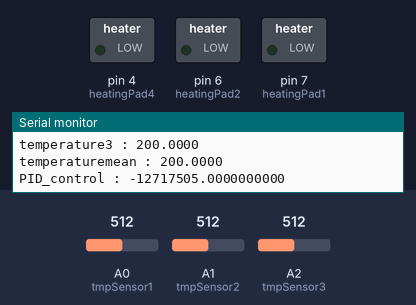
A sketch run on a simulated Arduino Uno, built with avr-gcc and run on an emulated ATmega328P. On the bench: switched loads named in the sketch (green lamp = pin HIGH), the last lines printed to the serial monitor. The test bench sets the inputs (shaded band); at power-on: A0 (tmpSensor1) = 512, A1 (tmpSensor2) = 512, A2 (tmpSensor3) = 512.

Above: at 13.5 s.
13.6 s: A0 (tmpSensor1) set to 284
26.7 s: A0 (tmpSensor1) set to 252
At 28.5 s:
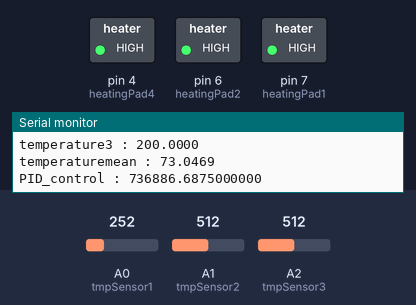
36.2 s: A0 (tmpSensor1) set to 306
At 37.1 s:
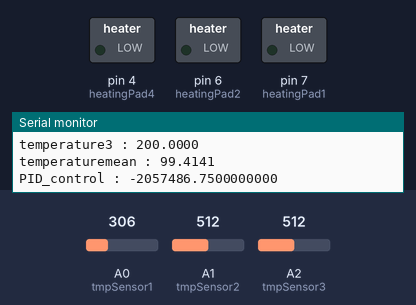
45.7 s: A0 (tmpSensor1) set to 122
At 47.6 s:
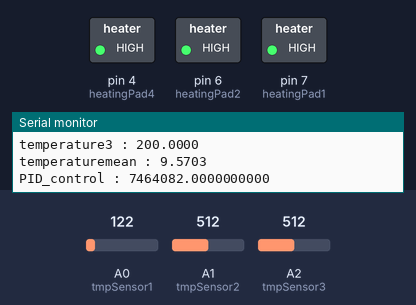
Timing chart, 0 to 49.1 s (numbered marks = the images above; inputs shaded):
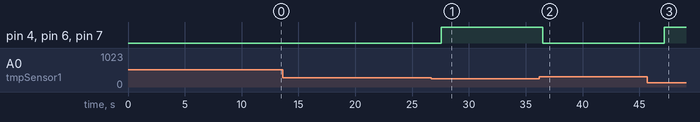

The sketch:

sketch_nov13a.ino
```cpp
// tmp36온도 센서를 A0핀으로 설정합니다.
int tmpSensor1 = A0;
int tmpSensor2 = A1;
int tmpSensor3 = A2;

// 열선 패드를 5번 핀으로 설정합니다.
int heatingPad1 = 7;
int heatingPad2 = 6;
int heatingPad3 = 5;
int heatingPad4 = 4;

// 현재 설정 온도 값(유지시간)을 나타내는 변수입니다.
int tmpSetting = 0;


// tmp36센서가 측정한 현재 온도를 저장할 변수입니다.
float tmpCurrent1 = 0;
float tmpCurrent2 = 0;
float tmpCurrent3 = 0;
float tmpCurrentmean = 0;

// tmp36센서값으로 읽어온 수치를 계산하기 위해 임시적으로 필요한 변수입니다.
float tmpTemp1 = 0;
float tmpTemp2 = 0;
float tmpTemp3 = 0;

//PID제어 관련 변수들
//PID제어의 결정값
float P_control, I_control, D_control = 0;
float delaytime = 2000;
float PID_control = 0;

//P_control, I_control, D_control의 결정 값.
float Kp = -0.011460511;
float Ki = 0.0000035208;
float Kd = 52.98960896;

//PID parameter 측정에 필요한 변수. K는 80도 정도로 두면 될 듯 함. 필요하다면 더 높게
float K = 80;  //목표 온도

//error = 동작 신호, 편차
float error = 0;
float previous_error = 0;

void setup() {

  // 열선 패드1을 사용하기로 설정합니다.
  pinMode(heatingPad1, OUTPUT);
  pinMode(heatingPad2, OUTPUT);
  pinMode(heatingPad4, OUTPUT);

  Serial.begin(9600);
}

void loop() {

  // 온도 계산부
  tmpTemp1 = (float)analogRead(tmpSensor1) * 5 / 1024;
  tmpCurrent1 = (100 * (tmpTemp1 - 0.5));
  tmpTemp2 = (float)analogRead(tmpSensor2) * 5 / 1024;
  tmpCurrent2 = (100 * (tmpTemp2 - 0.5));
  tmpTemp3 = (float)analogRead(tmpSensor3) * 5 / 1024;
  tmpCurrent3 = (100 * (tmpTemp3 - 0.5));
  tmpCurrentmean = (tmpCurrent1 + tmpCurrent1 + tmpCurrent1)/3;

  //PID 제어
  error = K - tmpCurrentmean;
  P_control = Kp * error;
  D_control = Kd * error*delaytime;
  I_control = Ki * (error - previous_error) / delaytime;
  PID_control = P_control + D_control + I_control;
  previous_error = error;

  if(PID_control > 0){
    tmpSetting = (int)(PID_control/1000);
    digitalWrite(heatingPad1, HIGH);
    digitalWrite(heatingPad2, HIGH);
    digitalWrite(heatingPad4, HIGH);
  }
  else{
    tmpSetting = (int)(PID_control/1000);
    tmpSetting = (-1)*tmpSetting;
    digitalWrite(heatingPad1, LOW);
    digitalWrite(heatingPad2, LOW);
    digitalWrite(heatingPad4, LOW);
  }

  //PID 상수 값들을 표현. 시리얼 통신을 이용하여.
  Serial.print("temperature1 : ");
  Serial.println(tmpCurrent1, 4);
  Serial.print("temperature2 : ");
  Serial.println(tmpCurrent2, 4);
  Serial.print("temperature3 : ");
  Serial.println(tmpCurrent3, 4);
  Serial.print("temperaturemean : ");
  Serial.println(tmpCurrentmean, 4);
  Serial.print("PID_control : ");
  Serial.println(PID_control, 10);
  Serial.println();

  delay(tmpSetting);
}
```

Measured:
- the behaviour switches between 267 and 266 on A0 (tmpSensor1) (found by bisection; images 0 and 1)
- after the input at 26.7 s, pin 4 (heatingPad4), pin 6 (heatingPad2), pin 7 (heatingPad1): LOW → HIGH after 0.88 s
- after the input at 36.2 s, pin 4 (heatingPad4), pin 6 (heatingPad2), pin 7 (heatingPad1): HIGH → LOW after 0.30 s
- after the input at 45.7 s, pin 4 (heatingPad4), pin 6 (heatingPad2), pin 7 (heatingPad1): LOW → HIGH after 1.5 s
